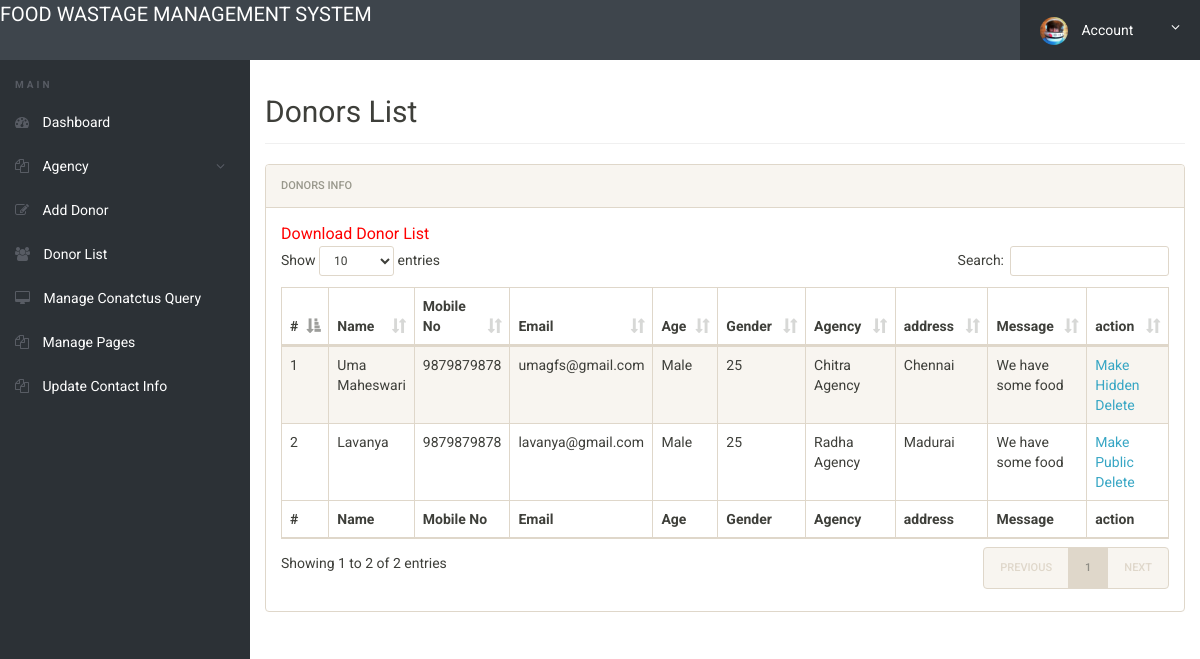
/admin/donor-list.php (signed in), run on the app's committed database.
### tables this page shows
CREATE TABLE `tblblooddonars` (
  `id` int(11) NOT NULL,
  `FullName` varchar(100) DEFAULT NULL,
  `MobileNumber` char(11) DEFAULT NULL,
  `EmailId` varchar(100) DEFAULT NULL,
  `Gender` varchar(20) DEFAULT NULL,
  `Age` int(11) DEFAULT NULL,
  `BloodGroup` varchar(20) DEFAULT NULL,
  `Address` varchar(255) DEFAULT NULL,
  `Message` mediumtext,
  `PostingDate` timestamp NOT NULL DEFAULT CURRENT_TIMESTAMP,
  `status` int(1) DEFAULT NULL
);

### admin/donor-list.php (the view, shortened to what this page needs)
<?php
include('includes/config.php');
if(strlen($_SESSION['alogin'])==0)
	{
header('location:index.php');
}
else{
 ?>
<!doctype html>
<html lang="en" class="no-js">
<head>
	<link rel="stylesheet" href="css/font-awesome.min.css">
	<link rel="stylesheet" href="css/bootstrap.min.css">
	<link rel="stylesheet" href="css/dataTables.bootstrap.min.css">
	<link rel="stylesheet" href="css/bootstrap-social.css">
	<link rel="stylesheet" href="css/bootstrap-select.css">
	<link rel="stylesheet" href="css/fileinput.min.css">
	<link rel="stylesheet" href="css/awesome-bootstrap-checkbox.css">
	<link rel="stylesheet" href="css/style.css">
</head>
<body>
	<?php include('includes/header.php');?>
	<div class="ts-main-content">
		<?php include('includes/leftbar.php');?>
		<div class="content-wrapper">
			<div class="container-fluid">
				<div class="row">
					<div class="col-md-12">
						<h2 class="page-title">Donors List</h2>
						<div class="panel panel-default">
							<div class="panel-heading">Donors Info</div>
							<div class="panel-body">
				<a href="download-records.php" style="color:red; font-size:16px;">Download Donor List</a>
								<table id="zctb" class="display table table-striped table-bordered table-hover" cellspacing="0" width="100%">
									<thead>
										<tr>
										<th>#</th>
											<th>Name</th>
											<th>Mobile No</th>
											<th>Email</th>
											<th>Age</th>
											<th>Gender</th>
											<th>Agency</th>
											<th>address</th>
											<th>Message </th>
											<th>action </th>
										</tr>
									</thead>
									<tfoot>
										<tr>
										<th>#</th>
										<th>Name</th>
											<th>Mobile No</th>
											<th>Email</th>
											<th>Age</th>
											<th>Gender</th>
											<th>Agency</th>
											<th>address</th>
											<th>Message </th>
											<th>action </th>
										</tr>
									</tfoot>
									<tbody>
<?php $sql = "SELECT * from  tblblooddonars ";
$query = $dbh -> prepare($sql);
$query->execute();
$results=$query->fetchAll(PDO::FETCH_OBJ);
$cnt=1;
if($query->rowCount() > 0)
{
foreach($results as $result)
{				?>
										<tr>
											<td><?php echo htmlentities($cnt);?></td>
											<td><?php echo htmlentities($result->FullName);?></td>
											<td><?php echo htmlentities($result->MobileNumber);?></td>
											<td><?php echo htmlentities($result->EmailId);?></td>
											<td><?php echo htmlentities($result->Gender);?></td>
											<td><?php echo htmlentities($result->Age);?></td>
											<td><?php echo htmlentities($result->BloodGroup);?></td>
											<td><?php echo htmlentities($result->Address);?></td>
											<td><?php echo htmlentities($result->Message);?></td>
										<td>
<?php if($result->status==1)
{?>
<a href="donor-list.php?hidden=<?php echo htmlentities($result->id);?>" onclick="return confirm('Do you really want to hiidden this detail')"> Make Hidden</a>
<?php } else {?>
<a href="donor-list.php?public=<?php echo htmlentities($result->id);?>" onclick="return confirm('Do you really want to Public this detail')"> Make Public</a>
<?php } ?>
<a href="donor-list.php?del=<?php echo htmlentities($result->id);?>" onclick="return confirm('Do you really want to delete this record')"> Delete</a>
</td>
										</tr>
										<?php $cnt=$cnt+1; }} ?>
									</tbody>
								</table>
							</div>
						</div>
					</div>
				</div>
			</div>
		</div>
	</div>
</body>
</html>
<?php } ?>

### admin/css/style.css (style rules this page uses)
html { font-size: 14px; }
@media only screen and (min-width: 480px) { html { font-size: 17px; } }
@media only screen and (min-width: 768px) { html { font-size: 14px; } }
body { font-size: 1em; }
a { color: #37a6c4; }
.panel { overflow: hidden; }
.page-title { padding-bottom: 15px; margin-bottom: 20px; border-bottom: 1px solid #f0f0f0; }
.ts-main-content .content-wrapper { padding-top: 15px; margin-top: 60px; }
@media only screen and (min-width: 992px) { .ts-main-content .content-wrapper { margin-left: 250px; } }

### data on the page
tblblooddonars: FullName "Uma Maheswari", MobileNumber "9879879878", EmailId "umagfs@gmail.com", Gender "Male", Age "25", BloodGroup "Chitra Agency", Address "Chennai", Message "We have some food"
tblblooddonars: FullName "Lavanya", MobileNumber "9879879878", EmailId "lavanya@gmail.com", Gender "Male", Age "25", BloodGroup "Radha Agency", Address "Madurai", Message "We have some food"
